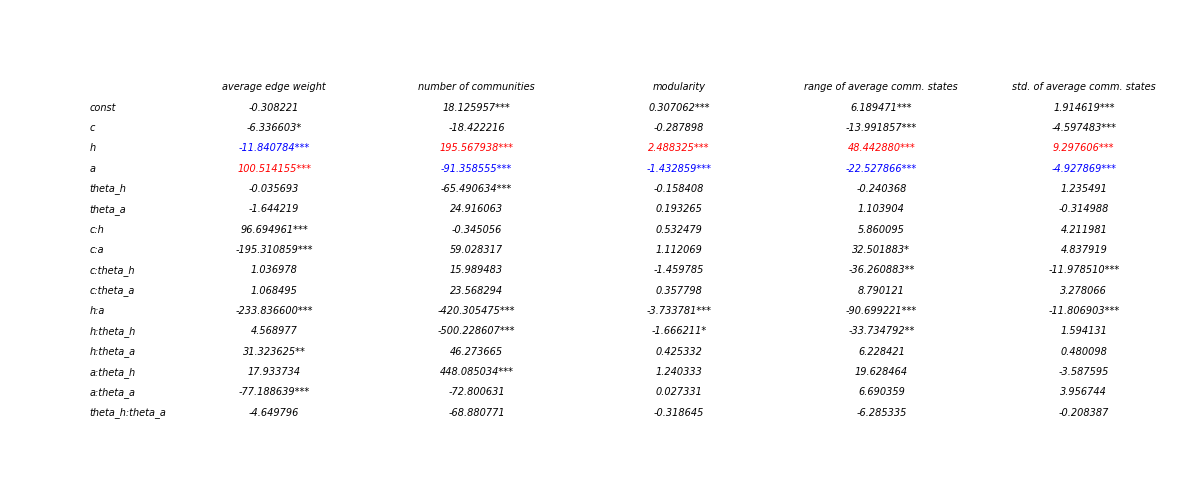

The script that saved this image:
import matplotlib.pyplot as plt
import pandas as pd 
import numpy as np 
import statsmodels.api as sm 
import statsmodels.formula.api as smf 
import matplotlib
print('matplotlib: {}'.format(matplotlib.__version__))


df = pd.read_csv("async_1.csv")

X = df[['c','h','a','theta_h','theta_a']] 
X['c:h'] = X['c'] * X['h']
X['c:a'] = X['c'] * X['a']
X['c:theta_h'] = X['c'] * X['theta_h']
X['c:theta_a'] = X['c'] * X['theta_a']
X['h:a'] = X['h'] * X['a']
X['h:theta_h'] = X['h'] * X['theta_h']
X['h:theta_a'] = X['h'] * X['theta_a']
X['a:theta_h'] = X['a'] * X['theta_h']
X['a:theta_a'] = X['a'] * X['theta_a']
X['theta_h:theta_a'] = X['theta_h'] * X['theta_a']
y_weight = df['average edge weight']
y_std = df['std. of average comm. states']
y_range = df['range of average comm. states']
y_num = df['number of communities']
y_mod = df['modularity']

X = sm.add_constant(X) 

# Create a list of the y variables and corresponding est objects
y_list = [y_weight, y_num,y_mod, y_range,y_std]

est_list = [sm.OLS(y, X).fit() for y in y_list ]

coef_list = [est.params for est in est_list]
pval_list = [est.pvalues for est in est_list]
model_names = ['average edge weight', 'number of communities','modularity','range of average comm. states','std. of average comm. states']
x_values =['c','h','a','theta_h','theta_a']


coef_table = pd.DataFrame(data=coef_list, columns=X.columns, index=model_names)
coef_table = coef_table.T

coef_table_c = coef_table.copy()

for i, p in enumerate(pval_list):
    for j, val in enumerate(p):
        if val < 0.00001:
            coef_table_c.iloc[j,i] = '{:.6f}***'.format(coef_table_c.iloc[j,i])
        elif val < 0.0001:
            coef_table_c.iloc[j,i] = '{:.6f}**'.format(coef_table_c.iloc[j,i])
       
        elif val < 0.001:
            coef_table_c.iloc[j,i] = '{:.6f}*'.format(coef_table_c.iloc[j,i])
        else:
            coef_table_c.iloc[j,i] = '{:.6f}'.format(coef_table_c.iloc[j,i])

max_values = coef_table.iloc[:6].max()
min_values = coef_table.iloc[:6].min()



fig, ax = plt.subplots(figsize=(12,5))
ax.axis('off')
ax.axis('tight')

plt.rcParams['font.style'] = 'italic'


table=ax.table(cellText=coef_table_c.values, colLabels=coef_table_c.columns, cellLoc='center',rowLabels=coef_table_c.index, loc='center',edges='open')
table.set_fontsize(12)

# Set the color of the text in the cells
for j in range(1, coef_table_c.shape[0] +1):
    for i in range(coef_table_c.shape[1]):
        if coef_table.iloc[j - 1, i] == max_values[i]:
            table[(j, i)].get_text().set_color('red')
        elif coef_table.iloc[j - 1, i] == min_values[i]:
            table[(j, i)].get_text().set_color('blue')



plt.tight_layout()
plt.savefig('multi_reg.png')
    
